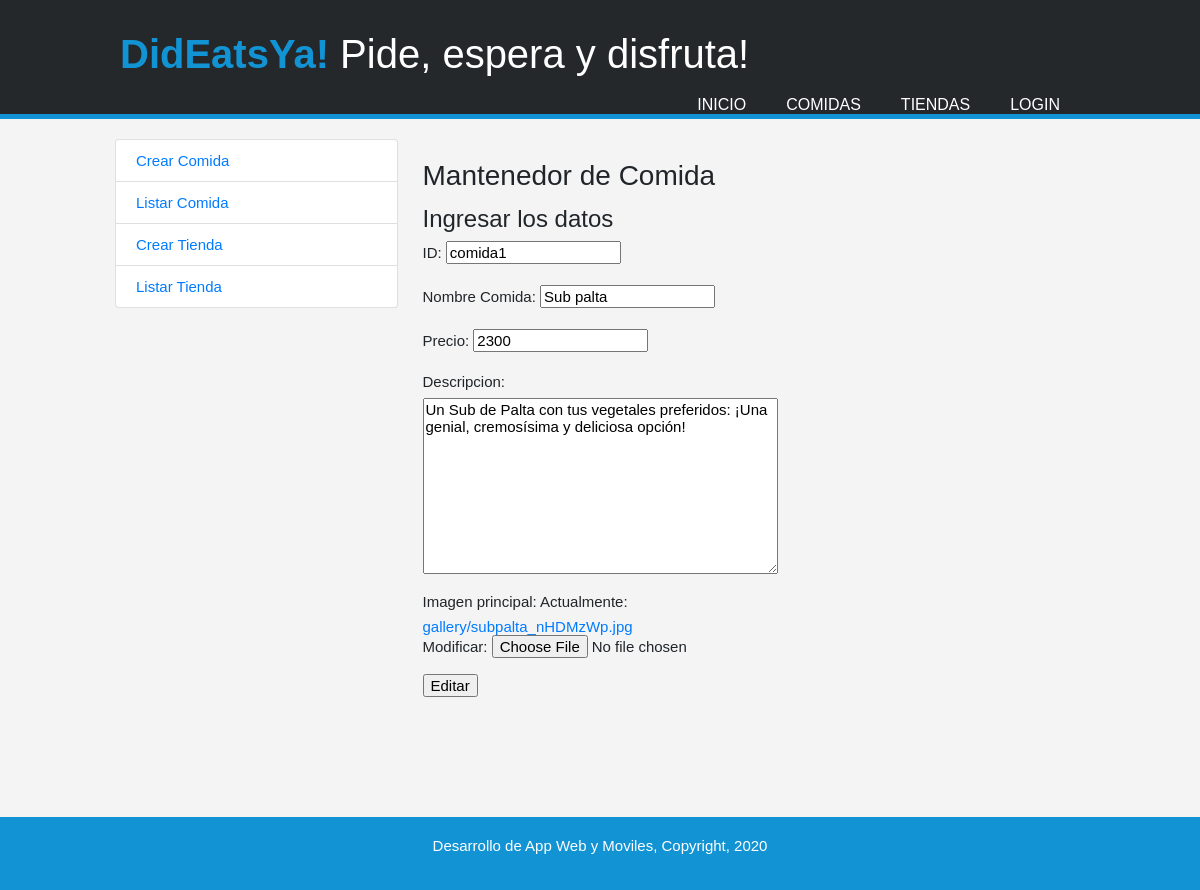
/comidas/mantenedor/editar/comida1/, run on the app's committed database.
### comidas/models.py (models this page shows, shortened)
class Comida(models.Model):
	comida_id = models.CharField(max_length=10,help_text="Ingrese ID de la comida",primary_key=True)
	comida_nombre = models.CharField(max_length=200, help_text="Ingrese Nombre de la comida")
	comida_valor=models.IntegerField(help_text="Ingrese el precio de la comida (Ej: $ 999 999).")
	comida_descripcion=models.TextField(max_length=3000, help_text="Ingrese la descripcion de la comida")
	comida_imagen=models.ImageField(upload_to="gallery", null=True)

### comidas/views.py (the view)
# urls.py: path(r'mantenedor/editar/<pk>/', ComidaUpdate, name='editar'),
def ComidaUpdate(request, pk = None):
    instance = get_object_or_404(Comida, comida_id = pk)
    form = ComidaCreateForm(request.POST or None, request.FILES or None,instance=instance)
    if form.is_valid():
        instance = form.save(commit=True)
        instance.save()
        return HttpResponseRedirect(instance.get_absolute_url())
    context = {
        "title": "Editar",
        "instance":instance,
        "form" : form
    }
    return render(request, "comidas/comida_crear.html",context)

### templates/comidas/comida_crear.html (shortened to what this page needs)
{% extends "main_template.html" %}
{% load humanize %}
{% block content %}
{% load static %}
<link rel="stylesheet" href="{% static '/style.css' %}">
<link rel="stylesheet" href="{% static '/menu/menustyle.css' %}">
<header>
        <div class="contenedor">
            <div class="marca">
                <h1><span class="resaltado">DidEatsYa!</span> Pide, espera y disfruta!</h1>
            </div>
            <nav>
                <ul>
                    <li id="1"><a href="{% url 'inicio' %}">Inicio</a></li>
                    <li id="2"><a href="{% url 'comidas:allfoods' %}">Comidas</a></li>
                    <li id="3"><a href="{% url 'tiendas:allstores' %}">Tiendas</a></li>
                    {% if user.is_authenticated %}
                            <li style="width:12%" class="navli"><a href="#">{{ user.get_username }}</a>
                                <ul class="child">
                                    <li><a href= "{{ user.cuenta.get_absolute_url }}">Profile</a></li>
                                    {% if user.is_superuser %}
                                        <li class="actual"><a href="{% url 'comidas:buscar' %}">Mantenedor Comida</a></li>
                                        <li><a href="{% url 'tiendas:buscar' %}">Mantenedor Tiendas</a></li>
                                    {% endif %}
                                    <li><a href="{% url 'logout' %}">Logout</a></li>
                                </ul>
                            </li>
                        {% else %}
                            <li><a href="{% url 'login' %}?next={{request.path}}">Login</a>
                        {% endif %}
                </ul>
            </nav>
        </div>
</header>
<div class="container">
    {% include 'comidas/lateral_bar.html' %}
    <div class="row">
        <div class="col-lg-20">
            <div class="card-body">
                <h3 class="card-title">Mantenedor de Comida</h3>
                <h4>Ingresar los datos</h4>
                <div class="tab-pane fade show active" id="usr" role="tabpanel" aria-labelledby="home-tab">
                    <form enctype="multipart/form-data" method="POST">{% csrf_token %}
                        {{ form.as_p }}
                        <input type="submit" value="{{ title }}">
                    </form>
                </div>
            </div>
        </div>
    </div>
</div>
{% endblock %}|

### static/style.css (style rules this page uses)
body { font: 15px Arial, Helvetica, sans-serif; padding: 0; margin: 0; background-color: #f4f4f4; }
.contenedor { width: 80%; margin: auto; overflow: hidden; }
ul { margin: 0; padding: 0; }
header { background-color: #24282B; color: #FFFFFF; padding-top: 30px; min-height: 70px; border-bottom: 5px solid #1293D4; }
header a { color: #FFFFFF; text-decoration: none; text-transform: uppercase; font-size: 16px; }
header li { float: left; display: inline; padding: 0px 20px 0px 20px; }
header nav { float: right; margin-top: 10px; }
header .resaltado, header .actual a { color: #1293D4; font-weight: bold; }

### static/menu/menustyle.css (style rules this page uses)
body { margin : 0; padding : 0; background-position : center; font-family : Helvetica; }
.container { width : 90%; max-width : 1000px; margin : 20px auto; display : grid; grid-gap : 20px; grid-template-columns : repeat(3, 1fr); grid-template-rows : repeat(5, auto); grid-template-areas : "header header header" "galery galery galery" "widget-1 widget-1 widget-1" "widget-2 widget-2 widget-2" "footer footer footer"; }

### data on the page
Comida: comida_id "comida1", comida_nombre "Sub palta", comida_valor "2300", comida_descripcion "Un Sub de Palta con tus vegetales preferidos: ¡Una genial, cremosísima y deliciosa opción!"
